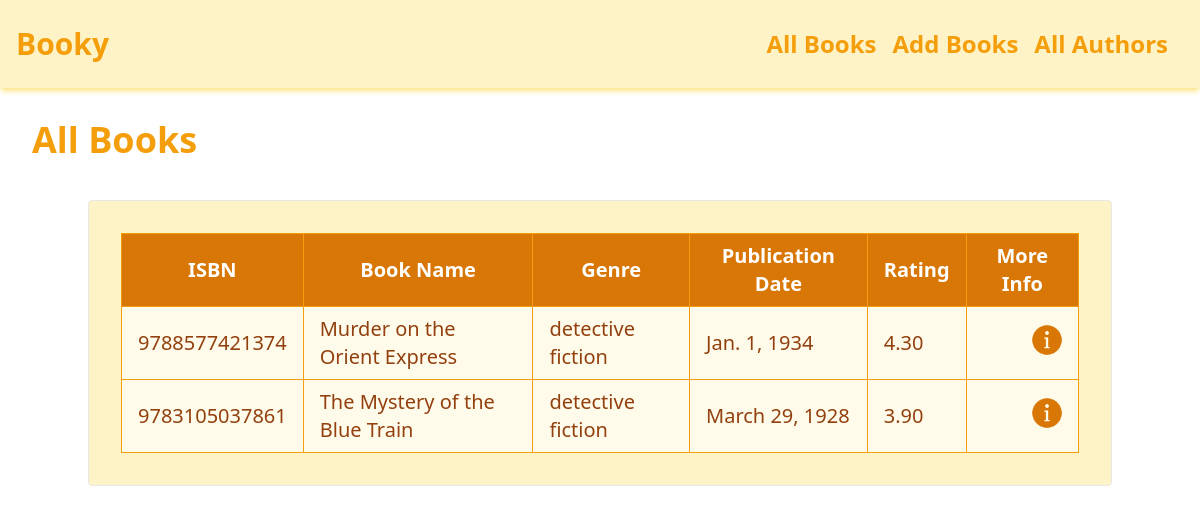
The app's page /, older data.
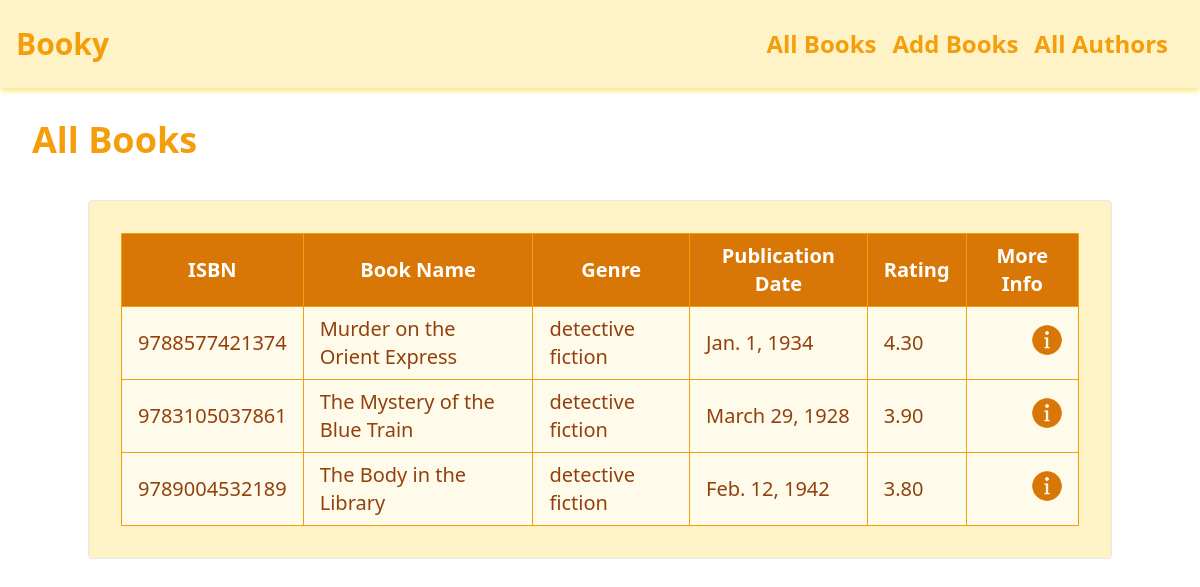
The same page, newer data.
### books/models.py (models this page shows, shortened)
class Books(models.Model):
    isbn = models.CharField(max_length=13, unique=True)
    book_name = models.CharField(max_length=250)
    genre = models.CharField(max_length=250)
    author = models.ForeignKey(Author, on_delete=models.CASCADE)
    publication_date = models.DateField()
    language = models.CharField(max_length=100)
    cover_image = models.ImageField(upload_to='covers/', null=True, blank=True)
    available = models.BooleanField(default=True)
    rating = models.DecimalField(max_digits=3, decimal_places=2, null=True, blank=True)

### books/views.py (the view)
# urls.py: path('', views.index, name='index'),
def index(request):
    return render(request,'books/index.html' , {
        'books':Books.objects.all()
    })

### books/templates/books/index.html (shortened to what this page needs)
{% extends "base.html" %}
{% load static %}
    {% block content %}
    <h3 class="font-semibold text-4xl text-amber-500 my-8 ml-8">All Books</h3>
    <div class="flex justify-center items-center mt-10 flex-col">
        <div class="container w-11/12 text-xl border rounded bg-amber-100 text-amber-800 p-8">
            {% if books %}
            <div class="grid grid-flow-col">
                <div class="w-full overflow-x-auto">
                    <table class="table-auto w-full border-collapse border border-amber-600 min-w-full">
                        <thead class="bg-amber-600 text-white">
                            <tr>
                                <th scope="col" class="border border-amber-500 px-4 py-2">ISBN</th>
                                <th scope="col" class="border border-amber-500 px-4 py-2">Book Name</th>
                                <th scope="col" class="border border-amber-500 px-4 py-2">Genre</th>
                                <th scope="col" class="border border-amber-500 px-4 py-2">Publication Date</th>
                                <th scope="col" class="border border-amber-500 px-4 py-2">Rating</th>
                                <th scope="col" class="border border-amber-500 px-4 py-2">More Info</th>
                            </tr>
                        </thead>
                        <tbody>
                            {% for book in books %}
                            <tr class="bg-amber-50 hover:bg-orange-200">
                                <td class="border border-amber-500 px-4 py-2">{{ book.isbn }}</td>
                                <td class="border border-amber-500 px-4 py-2">{{ book.book_name }}</td>
                                <td class="border border-amber-500 px-4 py-2">{{ book.genre }}</td>
                                <td class="border border-amber-500 px-4 py-2">{{ book.publication_date }}</td>
                                <td class="border border-amber-500 px-4 py-2">{{ book.rating|default_if_none:"N/A" }}</td>
                                <td class="border border-amber-500 px-4">
                                    <button type="button" data-bs-toggle="modal" data-bs-target="#myModal{{book.id}}">
                                        <img src="{% static 'images/more-info.png' %}" alt="Info" class="h-8 w-8 ml-2 lg:ml-12">
                                    </button>
                                </td>
                            </tr>
                            {% endfor %}
                        </tbody>
                    </table>
                </div>
            </div>
            {% else %}
            <p class="ml-8">No Books found!</p>
            {% endif %}
        </div>
    </div>
    {% endblock %}

Row changes from the older to the newer data that the page shows:
added Books: isbn "9789004532189", book_name "The Body in the Library", genre "detective fiction", publication_date "Feb. 12, 1942", rating "3.80"
